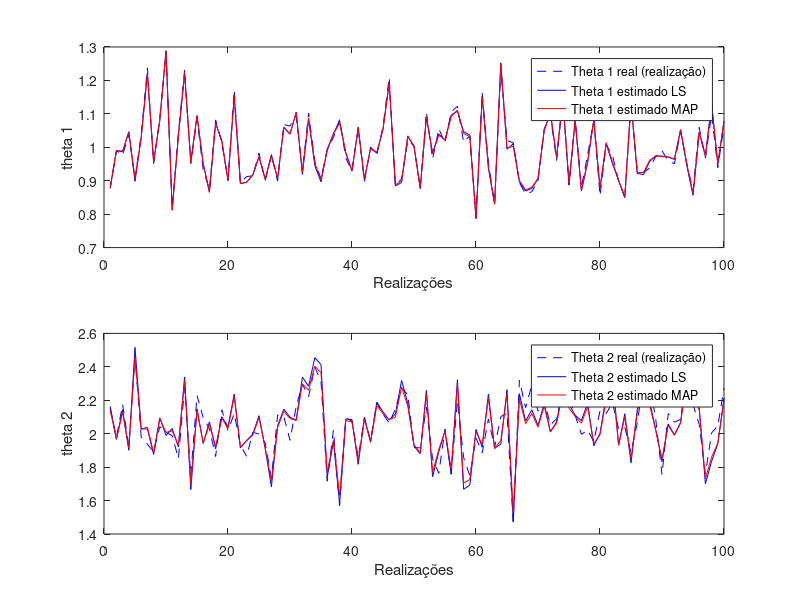

Recreate this plot in MATLAB.
%%%%%%%%%%%%%%%%%%%%%%%%%%%%%%%%%%%%%%%%%%%%%%%%%%%%%%%%%%%%%%%%%%%%%%%%%%%%%%%%%%%%%%%
% 		MP-208 : Filtragem Ótima com Aplicações Aeroespaciais                 
% 			Exercício Computacional 1                                     
%
%
% Aluno : Marcos Tortólio Junior                                                      
%%%%%%%%%%%%%%%%%%%%%%%%%%%%%%%%%%%%%%%%%%%%%%%%%%%%%%%%%%%%%%%%%%%%%%%%%%%%%%%%%%%%%%%

close all;
clear all;

%% Definição da variável aleatória theta
m_theta = [1 2]';
P_theta = diag([0.01,0.04]);

%% Definição da variável aleatória vi
R = 0.01;

%% Número de medidas
k = 10;

%% Número de realizações de theta
r_max = 100;

%%%%%%%%%%%%%%%%%%%%%%%%%%%%%%%%%%%%%%%%%%%%%%%%%%%%%%%%%%%%%%%%%%%%%%%%%%%%%%%%%%%%%%%
% Cálculos preliminares
%%%%%%%%%%%%%%%%%%%%%%%%%%%%%%%%%%%%%%%%%%%%%%%%%%%%%%%%%%%%%%%%%%%%%%%%%%%%%%%%%%%%%%%

%% Realizações de theta e yi, i = 1,..k
rng(0,'twister');
y = zeros(r_max,k);
for r=1:r_max
    % Realização de theta
    theta_r = m_theta + chol(P_theta)*randn(2,1);
    theta(:,r) = theta_r;
    
    % Realização das medidas y1,..,yk
    for i=1:k
        % Realização da va vi
        vi = sqrt(R)*randn;
	% Realização de yi
	hi = [i,1];
        y(r,i) = hi*theta_r + vi;
    end
end

%%%%%%%%%%%%%%%%%%%%%%%%%%%%%%%%%%%%%%%%%%%%%%%%%%%%%%%%%%%%%%%%%%%%%%%%%%%%%%%%%%%%%%%
% Item a)
%
% Foi utilizado o estimador LS com k=10, ou seja, i=1,...,10.
%%%%%%%%%%%%%%%%%%%%%%%%%%%%%%%%%%%%%%%%%%%%%%%%%%%%%%%%%%%%%%%%%%%%%%%%%%%%%%%%%%%%%%%

%%%%%%%%%%%%%%%%%%%
% Estimador LS
%%%%%%%%%%%%%%%%%%%

theta_est_ls = zeros(2,r_max); % vetor de theta estimado
erro_ls = zeros(2,r_max);
wi = 1;


% Fator Pk = hi'*wi*hi, i=1,..,k
Pk = 0;
for i=1:k
    hi = [i,1];
    Pk = Pk + hi' * wi * hi;
end
Pk = inv(Pk);

for r=1:r_max
    
    H_Wi_y = 0;
    H_R_H = 0;
    for i=1:k
        % Fator Hi'*Wi*yi
	hi = [i,1];
        H_Wi_y = H_Wi_y + hi'* wi *y(r,i);
    end
    
    % Estimador LS batch
    theta_est_ls(:,r) = Pk * H_Wi_y;
    
    % Erro de estimação
    erro_ls(:,r) = theta_est_ls(:,r) - theta(:,r);
    
end

%%%%%%%%%%%%%%%%%%%%
% Resultados
%%%%%%%%%%%%%%%%%%%%

% Média das realizações
med_ls = mean(theta_est_ls,2)

% Erro RMS das realizações
erro_rms_ls = sqrt(diag(erro_ls*erro_ls')/r_max)

%%%%%%%%%%%%%%%%%%%%%%%%%%%%%%%%%%%%%%%%%%%%%%%%%%%%%%%%%%%%%%%%%%%%%%%%%%%%%%%%%%%%%%%
% Item b)
%
% Foi utilizado o estimador MAP com k=10, ou seja, i=1,...,10.
%%%%%%%%%%%%%%%%%%%%%%%%%%%%%%%%%%%%%%%%%%%%%%%%%%%%%%%%%%%%%%%%%%%%%%%%%%%%%%%%%%%%%%%

%%%%%%%%%%%%%%%%%%%
% Estimador MAP
%%%%%%%%%%%%%%%%%%%

theta_est_map = zeros(2,r_max); % vetor de theta estimado
erro_map = zeros(2,r_max);

% Fator Pk = soma(hi'*R_inv*hi) + P_theta_inv, i=1,..,k
P_theta_inv = inv(P_theta);
R_inv = inv(R);
Pk = P_theta_inv;

for i=1:k
    hi = [i,1];
    Pk = Pk + hi' * R_inv * hi;
end
Pk = inv(Pk);

for r=1:r_max

    H_Rinv_y = 0;
    for i=1:k
	hi = [i,1];
        H_Rinv_y = H_Rinv_y + hi'* R_inv *y(r,i);
    end
    
    % Estimador MAP batch
    theta_est_map(:,r) = Pk*P_theta_inv*m_theta + Pk*H_Rinv_y;
    
    % Erro de estimação
    erro_map(:,r) = theta_est_map(:,r) - theta(:,r);    
end

%%%%%%%%%%%%%%%%%%%%
% Resultados
%%%%%%%%%%%%%%%%%%%%

% Média das realizações
med_map = mean(theta_est_map,2)

% Média teórica das estimativas
med_teor_map = m_theta

% Erro RMS das realizações
erro_rms_map = sqrt(diag(erro_map*erro_map')/r_max)

% Erro RMS teórico
erro_rms_teor_map = sqrt(diag(Pk))

%%%%%%%%%%%%%%%%%%%%%%%%%%%%%%%%%%%%%%%%%%%%%%%%%%%%%%%%%%%%%%%%%%%%%%%%%%%%%%%%%%%%%%%
% Item c)
%
% Comparação entre as estimativas LS e MAP.
%%%%%%%%%%%%%%%%%%%%%%%%%%%%%%%%%%%%%%%%%%%%%%%%%%%%%%%%%%%%%%%%%%%%%%%%%%%%%%%%%%%%%%%

r = 1:r_max;

figure(1)
subplot(2,1,1)
plot(r,theta(1,:),'b--',r,theta_est_ls(1,:),'b',r,theta_est_map(1,:),'r')
xlabel('Realizações');
ylabel('theta 1');
legend('Theta 1 real (realização)','Theta 1 estimado LS','Theta 1 estimado MAP');

subplot(2,1,2)
plot(r,theta(2,:),'b--',r,theta_est_ls(2,:),'b',r,theta_est_map(2,:),'r')
xlabel('Realizações');
ylabel('theta 2');
legend('Theta 2 real (realização)','Theta 2 estimado LS','Theta 2 estimado MAP');
